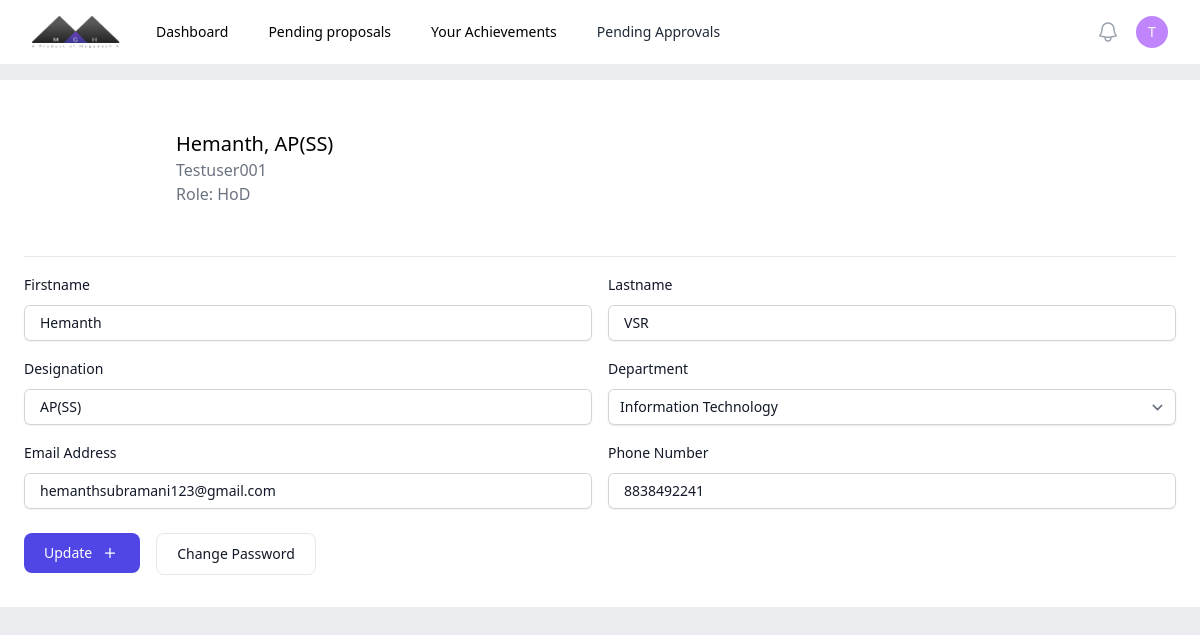
/profile/ (signed in), run on the app's committed database.
### authentication/models.py (models this page shows, shortened)
class staff(AbstractUser):
    dept = models.ForeignKey(department, on_delete=models.CASCADE, null=True, blank=True)
    designation = models.CharField(max_length=20)
    phone = models.CharField(max_length=20)

### authentication/views.py (the view, shortened to what this page needs)
# urls.py: path('profile/', atv.profile),
def profile(request):
    return render(request, 'authentication/profile.html')

### authentication/models.py (called while the page is built)
    def __str__(self):
        return self.name

### authentication/templates/authentication/profile.html (shortened to what this page needs)
{% load static %}
{% load tailwind_tags %}
<!DOCTYPE html>
<html lang="en">
<head>
    {% tailwind_css %}
</head>
<body class="bg-[#ebedf0]">
    {% include 'central/nav.html' %}
    <div class="mt-4 bg-white p-6">
        <div class="header flex gap-6 items-center border-b-[1px] pb-6">
            <div class="profile w-32 h-32 rounded-full flex justify-center items-center">
                <p class="font-medium text-6xl text-white">{{request.user.first_name|first}}</p>
            </div>
            <div class="headinfo">
                <p class="font-medium text-xl">{{request.user.first_name}}, {{request.user.designation}}</p>
                <p class="text-gray-500">{{request.user.username}}</p>
                <p class="text-gray-500">Role: {{request.user.groups.first}}</p>
            </div>
        </div>
        <form method="POST">
        <div class="min-w-full">
            <div class="flex gap-4 min-w-full flex-wrap lg:flex-nowrap">
            <div class="mt-4 w-full">
                <label for="title" class="block text-sm font-medium leading-6 text-gray-900">Firstname</label>
                <div class="mt-2 min-w-full">
                  <div class="min-w-full flex rounded-md shadow-sm ring-1 ring-inset ring-gray-300 focus-within:ring-2 focus-within:ring-inset focus-within:ring-indigo-600 sm:max-w-md">
                    <input type="text" maxlength="100" name="first_name" id="title" value="{{request.user.first_name}}" class="min-w-full block border-0 bg-transparent py-1.5 pl-4 text-gray-900 placeholder:text-gray-400 focus:ring-0 sm:text-sm sm:leading-6" >
                  </div>
                </div>
            </div>
            <div class="mt-4 w-full">
                <label for="title" class="block text-sm font-medium leading-6 text-gray-900">Lastname</label>
                <div class="mt-2 min-w-full">
                  <div class="min-w-full flex rounded-md shadow-sm ring-1 ring-inset ring-gray-300 focus-within:ring-2 focus-within:ring-inset focus-within:ring-indigo-600 sm:max-w-md">
                    <input type="text" maxlength="100" name="last_name" id="title" value="{{request.user.last_name}}" class="min-w-full block border-0 bg-transparent py-1.5 pl-4 text-gray-900 placeholder:text-gray-400 focus:ring-0 sm:text-sm sm:leading-6" >
                  </div>
                </div>
            </div>
            </div>
        </div>
        <div class="min-w-full">
            <div class="flex gap-4 min-w-full flex-wrap lg:flex-nowrap">
            <div class="mt-4 w-full">
                <label for="title" class="block text-sm font-medium leading-6 text-gray-900">Designation</label>
                <div class="mt-2 min-w-full">
                  <div class="min-w-full flex rounded-md shadow-sm ring-1 ring-inset ring-gray-300 focus-within:ring-2 focus-within:ring-inset focus-within:ring-indigo-600 sm:max-w-md">
                    <input type="text" maxlength="100" name="designation" id="title" value="{{request.user.designation}}" class="min-w-full block border-0 bg-transparent py-1.5 pl-4 text-gray-900 placeholder:text-gray-400 focus:ring-0 sm:text-sm sm:leading-6" >
                  </div>
                </div>
            </div>
            <div class="mt-4 w-full">
                <label for="title" class="block text-sm font-medium leading-6 text-gray-900">Department</label>
                <div class="mt-2 min-w-full">
                  <div class="min-w-full flex rounded-md shadow-sm ring-1 ring-inset ring-gray-300 focus-within:ring-2 focus-within:ring-inset focus-within:ring-indigo-600 sm:max-w-md">
                    <select id="department" value="null" name="department" class="block min-w-full rounded-md border-0 py-1.5 text-gray-900 shadow-sm ring-1 ring-inset ring-gray-300 focus:ring-2 focus:ring-inset focus:ring-indigo-600 sm:text-sm sm:leading-6">
                        <option value="Information Technology">Information Technology</option>
                  </select>
                  </div>
                </div>
            </div>
            </div>
        </div>
        <div class="min-w-full">
            <div class="flex gap-4 min-w-full flex-wrap lg:flex-nowrap">
            <div class="mt-4 w-full">
                <label for="title" class="block text-sm font-medium leading-6 text-gray-900">Email Address</label>
                <div class="mt-2 min-w-full">
                  <div class="min-w-full flex rounded-md shadow-sm ring-1 ring-inset ring-gray-300 focus-within:ring-2 focus-within:ring-inset focus-within:ring-indigo-600 sm:max-w-md">
                    <input type="text" maxlength="100" name="email" id="title" value="{{request.user.email}}" class="min-w-full block border-0 bg-transparent py-1.5 pl-4 text-gray-900 placeholder:text-gray-400 focus:ring-0 sm:text-sm sm:leading-6" >
                  </div>
                </div>
            </div>
            <div class="mt-4 w-full">
                <label for="title" class="block text-sm font-medium leading-6 text-gray-900">Phone Number</label>
                <div class="mt-2 min-w-full">
                  <div class="min-w-full flex rounded-md shadow-sm ring-1 ring-inset ring-gray-300 focus-within:ring-2 focus-within:ring-inset focus-within:ring-indigo-600 sm:max-w-md">
                    <input type="text" maxlength="100" name="phone" id="title" value="{{request.user.phone}}" class="min-w-full block border-0 bg-transparent py-1.5 pl-4 text-gray-900 placeholder:text-gray-400 focus:ring-0 sm:text-sm sm:leading-6" >
                  </div>
                </div>
            </div>
            </div>
        </div>
        <div class="mt-6 flex gap-2">
            <a href="{% block addurl %}/publicationapplication{% endblock %}">
                <button type="submit" class=" flex gap-2 items-center justify-between text-white bg-[#4f46e5] hover:bg-blue-800 focus:ring-4 focus:ring-blue-300 font-medium rounded-lg text-sm px-5 py-2.5 me-2 mb-2 dark:bg-blue-600 dark:hover:bg-blue-700 focus:outline-none dark:focus:ring-blue-800">
                    Update
                    <img src="{% static 'images/add.svg' %}" class="min-w-[20px] min-h-[20px]">
                </button>
            </a>
            <a href="/changepassword">
                <button type="button" class="py-2.5 px-5 me-2 mb-2 text-sm font-medium text-gray-900 focus:outline-none bg-white rounded-lg border border-gray-200 hover:bg-gray-100 hover:text-blue-700 focus:z-10 focus:ring-4 focus:ring-gray-100">
                    Change Password
                </button>
            </a>
        </div>
        </form>
    </div>
</body>
</html>

### central/templates/central/nav.html (shortened to what this page needs)
{% load static %}
<nav class="bg-white">
     <div class="mx-auto max-w-7xl px-2 sm:px-6 lg:px-8">
       <div class="relative flex h-16 items-center justify-between">
         <div class="flex flex-1 items-center justify-center sm:items-stretch sm:justify-start">
           <div class="flex flex-shrink-0 items-center">
             <img class="h-8 w-auto" src="{% static 'images/logo.png' %}" alt="Your Company">
           </div>
           <div class="hidden sm:ml-6 sm:block">
             <div class="flex space-x-4">
               <a href="/" class="rounded-md px-3 py-2 text-sm font-medium text-black hover:bg-gray-100" aria-current="page">Dashboard</a>
               <a href="/pendingproposals" class="rounded-md px-3 py-2 text-sm font-medium text-black hover:bg-gray-100 hover:text-black">Pending proposals</a>
               <a href="/achievements" class="rounded-md px-3 py-2 text-sm font-medium text-black hover:bg-gray-100 hover:text-black">Your Achievements</a>
               {% if request.user.groups.first.name == 'Controller' or request.user.groups.first.name == 'HoD'%}
               <a href="/pendingapprovals" class="block rounded-md px-3 py-2 text-sm font-medium text-gray-800 hover:bg-slate-100 hover:text-black">Pending Approvals</a>
               {% endif %}
             </div>
           </div>
         </div>
         <div class="absolute inset-y-0 right-0 flex items-center pr-2 sm:static sm:inset-auto sm:ml-6 sm:pr-0">
           <button type="button" class="relative rounded-full p-1 text-gray-400 hover:text-black focus:outline-none focus:ring-2 focus:ring-white focus:ring-offset-2 focus:ring-offset-gray-800">
             <span class="absolute -inset-1.5"></span>
           </button>
           <div class="relative ml-3">
             <div>
               <button type="button" class="min-w-8 min-h-8 flex items-center justify-center relative rounded-full text-sm border-none focus:outline-none" id="user-menu-button" aria-expanded="false" aria-haspopup="true">
                 <div class="">
                    <p class="text-white font-medium">{{request.user.username|make_list|first}}</p>
                 </div>
               </button>
             </div>
           </div>
         </div>
       </div>
     </div>
   </nav>

### data on the page
staff: user.username|make_list "T", user.first_name "Hemanth", user.designation "AP(SS)", user.username "Testuser001", user.groups.first "HoD", first_name "Hemanth", last_name "VSR", designation "AP(SS)", email "hemanthsubramani123@gmail.com", phone "8838492241"
